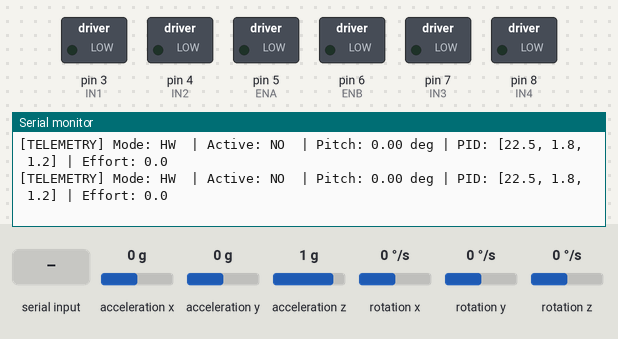
The sketch below on a simulated Arduino Uno, built with avr-gcc and run on an emulated ATmega328P. On the bench: switched loads named in the sketch (green lamp = pin HIGH), the last lines printed to the serial monitor. Wiring (inferred from the names in the program): MPU-6050 motion sensor at I2C address 0x68. The inputs (shaded band) are chosen by the test bench; at power-on: acceleration x 0 g, acceleration y 0 g, acceleration z 1 g, rotation x 0 °/s, rotation y 0 °/s, rotation z 0 °/s.

Above: at 4.1 s.
4.2 s: acceleration x set to -1.4 g
At 4.32 s:
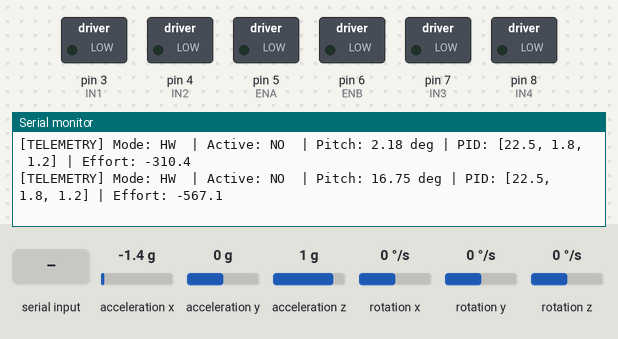
7.2 s: "D\n" received over Serial
At 8.36 s:
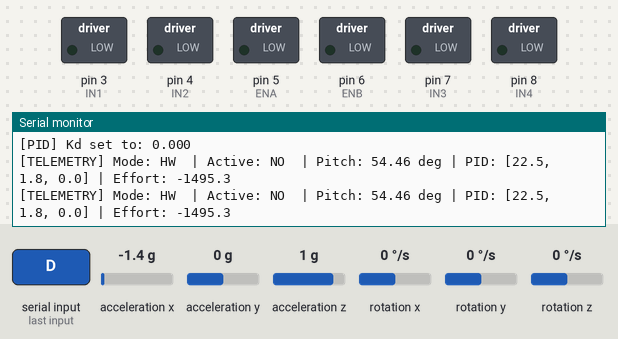
10.2 s: byte 112 ('p') received over Serial
At 11.35 s:
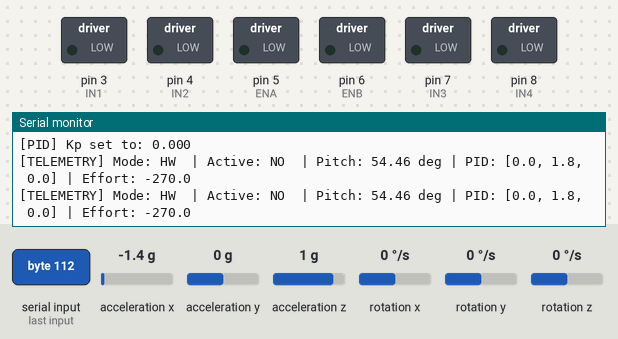
12.7 s: byte 105 ('i') received over Serial
At 13.84 s:
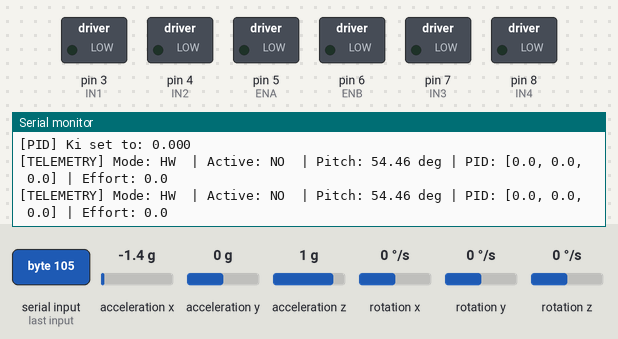
15.7 s: byte 80 ('P') received over Serial
18.7 s: byte 73 ('I') received over Serial
Timing chart, 0 to 21.7 s (numbered marks = the images above; inputs shaded):
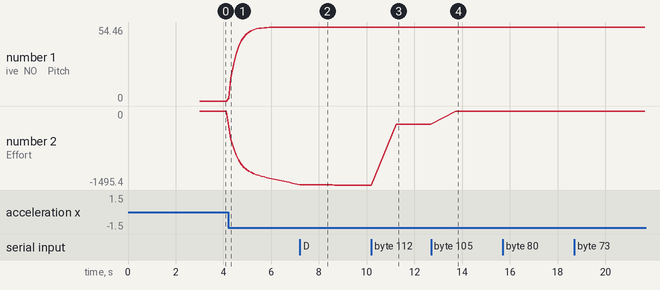

The sketch:

Day_77_Self_Balancing.ino
```cpp
/*
 * 100 Projects with Arduino - Day 77
 * Project: Self-Balancing Robot Controller (Stabilization Loop & PID Tuning Shell)
 *
 * DESCRIPTION:
 * This project implements the complete control loop for a two-wheeled Self-Balancing Robot.
 * To align with professional robotic stability systems:
 * 1. Complementary Filter Pitch Estimator: Reads MPU6050 direct I2C registers to calculate
 *    the robot's tilt angle relative to gravity.
 * 2. High-Speed PID Controller: Computes the corrective motor control effort at a precise
 *    100 Hz (10ms) frequency to drive the robot towards its upright setpoint ($0^\circ$).
 * 3. Anti-Windup Integration Clamping: Clamps the accumulator to prevent the integral term
 *    from saturating under steady-state load (which causes overshoot and oscillations).
 * 4. Dual Motor Driver Interface (L298N): Translates control effort magnitudes (0-255) into
 *    PWM speed signals and direction commands for left/right wheel motors.
 * 5. Interactive Tuning Shell: Allows real-time modification of Kp, Ki, and Kd coefficients,
 *    and tilt angle simulation via Serial Commands.
 *
 * PID CONTROL MATHEMATICS:
 * - Error: $e(t) = \theta_{target} - \theta_{current}$
 * - Proportional: $P = K_p \cdot e(t)$ (immediate response to tilt)
 * - Integral: $I = K_i \cdot \int e(t) dt$ (corrects steady-state offset/friction)
 * - Derivative: $D = K_d \cdot \frac{de(t)}{dt}$ (damps oscillations and predicts overshoot)
 * - Control Output: $u(t) = P + I + D$
 *
 * WIRING:
 * - MPU6050 Pin -> Arduino Uno Pin
 *   - VCC -> 5V | GND -> GND | SDA -> A4 | SCL -> A5
 * - L298N Motor Driver -> Arduino Uno Pin
 *   - ENA (Left PWM)      -> Pin 5
 *   - IN1, IN2 (Left Dir) -> Pin 3, Pin 4
 *   - IN3, IN4 (Right Dir)-> Pin 7, Pin 8
 *   - ENB (Right PWM)     -> Pin 6
 *   - GND                 -> GND
 */

#include <Wire.h>

// --- MPU6050 I2C CONFIG ---
const uint8_t MPU6050_ADDR = 0x68;
const uint8_t REG_ACCEL_XOUT_H = 0x3B;
const uint8_t REG_PWR_MGMT_1 = 0x6B;
const float ACCEL_SCALE_FACTOR = 16384.0f;
const float GYRO_SCALE_FACTOR = 131.0f;
// const float RAD_TO_DEG = 180.0f / PI; // Already defined in Arduino.h

// --- MOTOR CONTROLLER PIN DEFINITIONS ---
const int ENA = 5;  // Left Motor Enable (PWM)
const int IN1 = 3;  // Left Motor Direction 1
const int IN2 = 4;  // Left Motor Direction 2
const int IN3 = 7;  // Right Motor Direction 1
const int IN4 = 8;  // Right Motor Direction 2
const int ENB = 6;  // Right Motor Enable (PWM)

// --- CONTROL LOOP CONFIGURATION ---
unsigned long lastLoopTime = 0;
const unsigned long LOOP_PERIOD_US = 10000;  // 10ms = 100 Hz sample rate

// --- SENSOR STATE & FILTER CONFIG ---
float gyroOffsetX = 0, gyroOffsetY = 0, gyroOffsetZ = 0;
float robotPitch = 0.0f;    // Fused tilt angle (degrees)
const float ALPHA = 0.96f;  // Complementary Filter Weight

// --- PID PARAMETERS ---
float Kp = 22.5f;  // Proportional Gain
float Ki = 1.8f;   // Integral Gain
float Kd = 1.2f;   // Derivative Gain

float targetAngle = 0.0f;           // Upright setpoint (degrees)
float errorIntegral = 0.0f;         // Accumulator for Ki
float lastError = 0.0f;             // Memory for Kd
const float MAX_INTEGRAL = 150.0f;  // Anti-windup limit

// Simulation & Safety parameters
bool simulationMode = false;
float simPitch = 0.0f;
bool motorsEnabled = false;  // Safety lock, turn on via Serial

void setup() {
  Serial.begin(9600);
  Wire.begin();

  // Initialize motor controller pins
  pinMode(ENA, OUTPUT);
  pinMode(IN1, OUTPUT);
  pinMode(IN2, OUTPUT);
  pinMode(IN3, OUTPUT);
  pinMode(IN4, OUTPUT);
  pinMode(ENB, OUTPUT);
  stopMotors();

  Serial.println(F("=================================================="));
  Serial.println(F("Day 77: Self-Balancing Robot Controller"));
  Serial.println(F("=================================================="));

  if (!initMPU6050()) {
    Serial.println(F("[SYSTEM] MPU6050 not found. Entering Simulation Mode automatically."));
    simulationMode = true;
  } else {
    Serial.println(F("[SYSTEM] MPU6050 detected. Calibrating gyroscope..."));
    calibrateGyro();
  }

  printMenu();
  lastLoopTime = micros();
}

void loop() {
  unsigned long currentMicros = micros();

  // Run stabilization loop at 100 Hz (non-blocking)
  if (currentMicros - lastLoopTime >= LOOP_PERIOD_US) {
    float dt = (currentMicros - lastLoopTime) / 1000000.0f;
    lastLoopTime = currentMicros;

    // 1. Resolve Pitch Tilt Angle
    if (simulationMode) {
      robotPitch = simPitch;
    } else {
      int16_t axRaw, ayRaw, azRaw, tempRaw, gxRaw, gyRaw, gzRaw;
      if (readIMU(axRaw, ayRaw, azRaw, tempRaw, gxRaw, gyRaw, gzRaw)) {
        float ax = axRaw / ACCEL_SCALE_FACTOR;
        float ay = ayRaw / ACCEL_SCALE_FACTOR;
        float az = azRaw / ACCEL_SCALE_FACTOR;
        float gy = (gyRaw - gyroOffsetY) / GYRO_SCALE_FACTOR;  // Y-axis is tilt velocity

        // Trigonometric tilt angle from accelerometer
        float accPitch = atan2(-ax, sqrt(ay * ay + az * az)) * RAD_TO_DEG;

        // Complementary Filter
        robotPitch = ALPHA * (robotPitch + gy * dt) + (1.0f - ALPHA) * accPitch;
      }
    }

    // 2. Compute PID Control Effort
    float controlEffort = calculatePID(robotPitch, dt);

    // 3. Drive Motors (if safety lock is released)
    if (motorsEnabled && abs(robotPitch) < 40.0f) {
      // Robot will shut down if tilt angle exceeds 40 degrees (safety drop lock)
      driveMotors(controlEffort);
    } else {
      stopMotors();
      if (motorsEnabled && abs(robotPitch) >= 40.0f) {
        Serial.println(F("[SAFETY] Robot fell over! Motors disabled. Reset state to resume."));
        motorsEnabled = false;
      }
    }

    // 4. Output Telemetry at 10 Hz
    static unsigned long lastPrint = 0;
    if (millis() - lastPrint >= 100) {
      lastPrint = millis();
      printTelemetry(controlEffort);
    }
  }

  // Poll for tuning CLI commands
  pollTuningShell();
}

// =============================================================
//  PID CONTROL CALCULATION
// =============================================================
float calculatePID(float currentAngle, float dt) {
  float error = targetAngle - currentAngle;

  // Proportional Term
  float pTerm = Kp * error;

  // Integral Term with Anti-Windup Clamping
  errorIntegral += error * dt;
  errorIntegral = constrain(errorIntegral, -MAX_INTEGRAL, MAX_INTEGRAL);
  float iTerm = Ki * errorIntegral;

  // Derivative Term (Damping rate of change)
  float derivative = (error - lastError) / dt;
  float dTerm = Kd * derivative;
  lastError = error;

  // Total control effort output
  return pTerm + iTerm + dTerm;
}

// =============================================================
//  MOTOR DRIVER INTERFACE (L298N)
// =============================================================
void driveMotors(float output) {
  // Determine direction based on sign of control effort
  bool forward = (output >= 0.0f);
  int speed = constrain(abs((int)output), 0, 255);

  // Left Motor Direction
  digitalWrite(IN1, forward ? HIGH : LOW);
  digitalWrite(IN2, forward ? LOW : HIGH);

  // Right Motor Direction
  digitalWrite(IN3, forward ? HIGH : LOW);
  digitalWrite(IN4, forward ? LOW : HIGH);

  // Apply PWM speeds
  analogWrite(ENA, speed);
  analogWrite(ENB, speed);
}

void stopMotors() {
  analogWrite(ENA, 0);
  analogWrite(ENB, 0);
  digitalWrite(IN1, LOW);
  digitalWrite(IN2, LOW);
  digitalWrite(IN3, LOW);
  digitalWrite(IN4, LOW);
}

// =============================================================
//  LOW-LEVEL I2C ACCESS & CALIBRATION
// =============================================================
bool initMPU6050() {
  Wire.beginTransmission(MPU6050_ADDR);
  Wire.write(0x75);
  if (Wire.endTransmission() != 0) return false;
  Wire.requestFrom(MPU6050_ADDR, (uint8_t)1);
  if (Wire.available() && Wire.read() != 0x68) return false;

  // Wake up
  Wire.beginTransmission(MPU6050_ADDR);
  Wire.write(REG_PWR_MGMT_1);
  Wire.write(0x00);
  return (Wire.endTransmission() == 0);
}

void calibrateGyro() {
  long sumY = 0;
  const int samples = 200;
  for (int i = 0; i < samples; i++) {
    int16_t ax, ay, az, temp, gx, gy, gz;
    if (readIMU(ax, ay, az, temp, gx, gy, gz)) {
      sumY += gy;
    } else {
      i--;
    }
    delay(10);
  }
  gyroOffsetY = (float)sumY / samples;
}

bool readIMU(int16_t &ax, int16_t &ay, int16_t &az, int16_t &temp, int16_t &gx, int16_t &gy,
             int16_t &gz) {
  Wire.beginTransmission(MPU6050_ADDR);
  Wire.write(REG_ACCEL_XOUT_H);
  if (Wire.endTransmission() != 0) return false;
  Wire.requestFrom(MPU6050_ADDR, (uint8_t)14);
  if (Wire.available() >= 14) {
    ax = (Wire.read() << 8) | Wire.read();
    ay = (Wire.read() << 8) | Wire.read();
    az = (Wire.read() << 8) | Wire.read();
    temp = (Wire.read() << 8) | Wire.read();
    gx = (Wire.read() << 8) | Wire.read();
    gy = (Wire.read() << 8) | Wire.read();
    gz = (Wire.read() << 8) | Wire.read();
    return true;
  }
  return false;
}

// =============================================================
//  TUNING INTERACTIVE SHELL & TELEMETRY
// =============================================================
void pollTuningShell() {
  if (Serial.available() > 0) {
    char cmd = Serial.read();
    if (cmd == '\n' || cmd == '\r') return;

    // Read parameter value
    float val = Serial.parseFloat();

    switch (cmd) {
      case 'p':
      case 'P':
        Kp = val;
        Serial.print(F("[PID] Kp set to: "));
        Serial.println(Kp, 3);
        break;
      case 'i':
      case 'I':
        Ki = val;
        errorIntegral = 0;  // Reset integrator on gain change
        Serial.print(F("[PID] Ki set to: "));
        Serial.println(Ki, 3);
        break;
      case 'd':
      case 'D':
        Kd = val;
        Serial.print(F("[PID] Kd set to: "));
        Serial.println(Kd, 3);
        break;
      case 'e':
      case 'E':
        motorsEnabled = (val > 0.0f);
        if (!motorsEnabled) stopMotors();
        Serial.print(F("[MOTOR] Enabled State: "));
        Serial.println(motorsEnabled ? F("ON") : F("OFF"));
        break;
      case 's':
      case 'S':
        simPitch = val;
        if (!simulationMode) {
          simulationMode = true;
          Serial.println(F("[SYSTEM] Simulation Mode turned ON."));
        }
        Serial.print(F("[SIMULATION] Injected Pitch Angle: "));
        Serial.print(simPitch, 2);
        Serial.println(F(" deg"));
        break;
      case 'm':
      case 'M':
        simulationMode = !simulationMode;
        Serial.print(F("[SYSTEM] Simulation Mode: "));
        Serial.println(simulationMode ? F("ON") : F("OFF"));
        break;
      case 'r':
      case 'R':
        errorIntegral = 0;
        lastError = 0;
        robotPitch = 0;
        Serial.println(F("[SYSTEM] Error integrator and angle states reset."));
        break;
      case 'h':
      case 'H':
        printMenu();
        break;
      default:
        break;
    }
  }
}

void printTelemetry(float effort) {
  Serial.print(F("[TELEMETRY] Mode: "));
  Serial.print(simulationMode ? F("SIM") : F("HW "));
  Serial.print(F(" | Active: "));
  Serial.print(motorsEnabled ? F("YES") : F("NO "));
  Serial.print(F(" | Pitch: "));
  Serial.print(robotPitch, 2);
  Serial.print(F(" deg | PID: ["));
  Serial.print(Kp, 1);
  Serial.print(F(", "));
  Serial.print(Ki, 1);
  Serial.print(F(", "));
  Serial.print(Kd, 1);
  Serial.print(F("] | Effort: "));
  Serial.println(effort, 1);
}

void printMenu() {
  Serial.println(F("\n--- SELF-BALANCING PID TUNING SHELL ---"));
  Serial.println(F(" 'p [val]' : Set Proportional Gain Kp (e.g. p 25.5)"));
  Serial.println(F(" 'i [val]' : Set Integral Gain Ki (e.g. i 1.2)"));
  Serial.println(F(" 'd [val]' : Set Derivative Gain Kd (e.g. d 0.8)"));
  Serial.println(F(" 'e [1/0]' : Enable/Disable Motor Outputs (e.g. e 1 to start)"));
  Serial.println(F(" 's [val]' : Inject simulated pitch angle (e.g. s -5.5)"));
  Serial.println(F(" 'm'       : Toggle between Sensor and Simulation Mode"));
  Serial.println(F(" 'r'       : Reset integrated errors & offsets"));
  Serial.println(F(" 'h'       : Print this tuning command menu"));
  Serial.println(F("----------------------------------------"));
}
```

Measured:
- after the input at 4.2 s, the serial monitor: prints a new line at once (image 1)
- after the input at 7.2 s, the serial monitor: prints a new line after 1.0 s (image 2)
- after the input at 10.2 s, the serial monitor: prints a new line after 1.0 s (image 3)
- after the input at 12.7 s, the serial monitor: prints a new line after 1.0 s (image 4)
- plotted number 1: 0 → 54.46 after the input at 4.2 s
- plotted number 2: 0 → -1486.7 after the input at 4.2 s, -1495.4 → -270 after the input at 10.2 s
